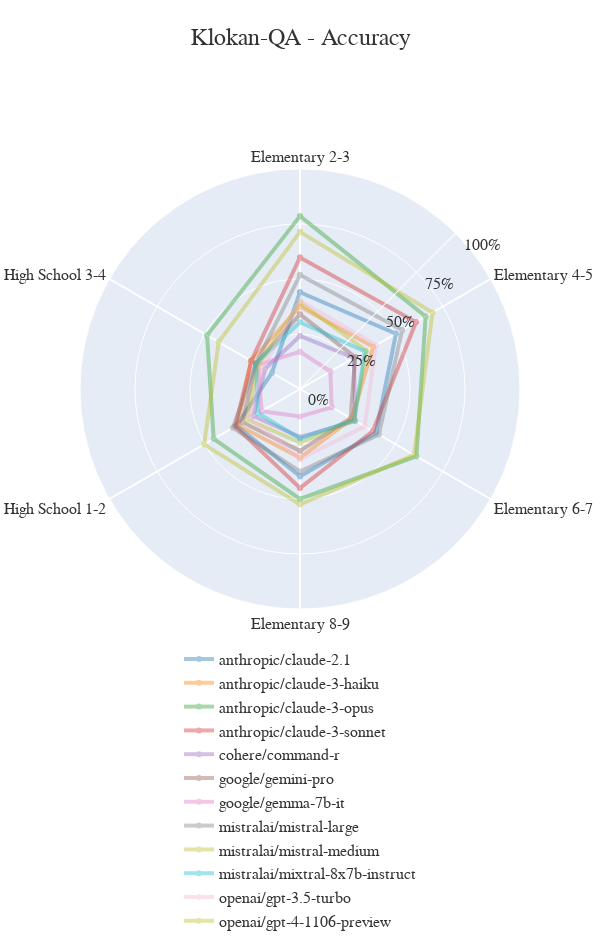

Notebook source saved alongside this figure:
### Code cell
import pandas as pd
import plotly.graph_objects as go
import pandas as pd

import matplotlib.pyplot as plt

# Combine all category accuracies into a single DataFrame


categories = df.columns.tolist()
categories = [*categories, categories[0]]  # Ensure the graph is circular by appending the start to the end
colors = [
    '#1f77b4',  # muted blue
    '#ff7f0e',  # safety orange
    '#2ca02c',  # cooked asparagus green
    '#d62728',  # brick red
    '#9467bd',  # muted purple
    '#8c564b',  # chestnut brown
    '#e377c2',  # raspberry yogurt pink
    '#7f7f7f',  # middle gray
    '#bcbd22',  # curry yellow-green
    '#17becf',   # blue-teal
    '#f7b6d2',  # pastel pink
    '#bcbd22',  # faded green
    '#dbdb8d',  # light olive
    '#17becf',  # soft blue
    '#9edae5',  # light blue
    '#c5b0d5',  # soft purple
    '#c49c94',  # dusty rose
    '#f7b6d2',  # pastel pink
    '#bcbd22',  # faded green
    '#dbdb8d',  # light olive
    '#17becf',  # soft blue
    '#9edae5',  # light blue
    '#c5b0d5',  # soft purple
    '#c49c94',  # dusty rose
]

# Setting for 1000x1000
fig_1000 = go.Figure()

for i, (idx, row) in enumerate(df.iterrows()):
    row = row.tolist() + [row[0]]  # Ensure the graph is circular by appending the start to the end
    color = colors[i]
    fig_1000.add_trace(go.Scatterpolar(
        r=row,
        theta=categories,
        opacity=0.4,
        name=idx,
        line=dict(color=color, width=4),  # Adjust line width for better visibility
    ))

fig_1000.update_layout(
    width=600,
    height=950,
    polar=dict(
        angularaxis=dict(
            gridwidth=2,  # Increase line width for better visibility
            rotation=90,
        direction='clockwise',

        ),
        radialaxis=dict(

            visible=True,
            range=[0, 100],
            angle=45,
            tickangle=45,
            tickvals=[0, 25, 50, 75, 100],
            ticktext=["0%", "25%", "50%", "75%", "100%"],
        ),
    ),
    title_text='Klokan-QA - Accuracy',
    title_x=0.5,
    title_y=0.97,
    title_xanchor='center',
    title_yanchor='top',
    title_font_size=24,
    title_font_color='#333333',
    font=dict(
        family='Arial',
        size=16,
        color='#333333'
    ),
    legend=dict(
        orientation="h",
        yanchor="bottom",
        y=-0.45,
        xanchor="center",
        x=0.5
    )
)

### Figure 1 — Plotly figure (JSON) as saved in the notebook; plotly's stock layout.template omitted (floating-point values rounded to 4 significant figures)
{"data": [{"line": {"color": "#1f77b4", "width": 4}, "name": "anthropic/claude-2.1", "opacity": 0.4, "r": [43.97, 50.36, 39.88, 39.75, 33.33, 14.77, 43.97], "theta": ["Elementary 2-3", "Elementary 4-5", "Elementary 6-7", "Elementary 8-9", "High School 1-2", "High School 3-4", "Elementary 2-3"], "type": "scatterpolar"}, {"line": {"color": "#ff7f0e", "width": 4}, "name": "anthropic/claude-3-haiku", "opacity": 0.4, "r": [37.5, 38.41, 27.16, 31.25, 32.7, 25.61, 37.5], "theta": ["Elementary 2-3", "Elementary 4-5", "Elementary 6-7", "Elementary 8-9", "High School 1-2", "High School 3-4", "Elementary 2-3"], "type": "scatterpolar"}, {"line": {"color": "#2ca02c", "width": 4}, "name": "anthropic/claude-3-opus", "opacity": 0.4, "r": [78.57, 65.94, 61.11, 50, 45.28, 48.78, 78.57], "theta": ["Elementary 2-3", "Elementary 4-5", "Elementary 6-7", "Elementary 8-9", "High School 1-2", "High School 3-4", "Elementary 2-3"], "type": "scatterpolar"}, {"line": {"color": "#d62728", "width": 4}, "name": "anthropic/claude-3-sonnet", "opacity": 0.4, "r": [59.82, 60.87, 38.27, 45, 33.96, 25.61, 59.82], "theta": ["Elementary 2-3", "Elementary 4-5", "Elementary 6-7", "Elementary 8-9", "High School 1-2", "High School 3-4", "Elementary 2-3"], "type": "scatterpolar"}, {"line": {"color": "#9467bd", "width": 4}, "name": "cohere/command-r", "opacity": 0.4, "r": [24.11, 28.26, 29.01, 21.88, 24.53, 18.29, 24.11], "theta": ["Elementary 2-3", "Elementary 4-5", "Elementary 6-7", "Elementary 8-9", "High School 1-2", "High School 3-4", "Elementary 2-3"], "type": "scatterpolar"}, {"line": {"color": "#8c564b", "width": 4}, "name": "google/gemini-pro", "opacity": 0.4, "r": [33.93, 28.99, 26.54, 28.12, 30.19, 23.17, 33.93], "theta": ["Elementary 2-3", "Elementary 4-5", "Elementary 6-7", "Elementary 8-9", "High School 1-2", "High School 3-4", "Elementary 2-3"], "type": "scatterpolar"}, {"line": {"color": "#e377c2", "width": 4}, "name": "google/gemma-7b-it", "opacity": 0.4, "r": [16.96, 15.94, 16.67, 12.5, 20.13, 21.95, 16.96], "theta": ["Elementary 2-3", "Elementary 4-5", "Elementary 6-7", "Elementary 8-9", "High School 1-2", "High School 3-4", "Elementary 2-3"], "type": "scatterpolar"}, {"line": {"color": "#7f7f7f", "width": 4}, "name": "mistralai/mistral-large", "opacity": 0.4, "r": [51.79, 53.62, 41.36, 37.5, 35.22, 23.17, 51.79], "theta": ["Elementary 2-3", "Elementary 4-5", "Elementary 6-7", "Elementary 8-9", "High School 1-2", "High School 3-4", "Elementary 2-3"], "type": "scatterpolar"}, {"line": {"color": "#bcbd22", "width": 4}, "name": "mistralai/mistral-medium", "opacity": 0.4, "r": [39.29, 34.78, 28.4, 24.38, 27.67, 21.95, 39.29], "theta": ["Elementary 2-3", "Elementary 4-5", "Elementary 6-7", "Elementary 8-9", "High School 1-2", "High School 3-4", "Elementary 2-3"], "type": "scatterpolar"}, {"line": {"color": "#17becf", "width": 4}, "name": "mistralai/mixtral-8x7b-instruct", "opacity": 0.4, "r": [30.36, 34.06, 28.4, 22.5, 22.01, 23.17, 30.36], "theta": ["Elementary 2-3", "Elementary 4-5", "Elementary 6-7", "Elementary 8-9", "High School 1-2", "High School 3-4", "Elementary 2-3"], "type": "scatterpolar"}, {"line": {"color": "#f7b6d2", "width": 4}, "name": "openai/gpt-3.5-turbo", "opacity": 0.4, "r": [40.18, 39.86, 33.95, 31.87, 26.42, 19.51, 40.18], "theta": ["Elementary 2-3", "Elementary 4-5", "Elementary 6-7", "Elementary 8-9", "High School 1-2", "High School 3-4", "Elementary 2-3"], "type": "scatterpolar"}, {"line": {"color": "#bcbd22", "width": 4}, "name": "openai/gpt-4-1106-preview", "opacity": 0.4, "r": [71.43, 69.57, 59.88, 52.5, 50.31, 42.68, 71.43], "theta": ["Elementary 2-3", "Elementary 4-5", "Elementary 6-7", "Elementary 8-9", "High School 1-2", "High School 3-4", "Elementary 2-3"], "type": "scatterpolar"}], "layout": {"font": {"color": "#333333", "family": "Arial", "size": 16}, "height": 950, "legend": {"orientation": "h", "x": 0.5, "xanchor": "center", "y": -0.45, "yanchor": "bottom"}, "polar": {"angularaxis": {"direction": "clockwise", "gridwidth": 2, "rotation": 90}, "radialaxis": {"angle": 45, "range": [0, 100], "tickangle": 45, "ticktext": ["0%", "25%", "50%", "75%", "100%"], "tickvals": [0, 25, 50, 75, 100], "visible": true}}, "title": {"font": {"color": "#333333", "size": 24}, "text": "Klokan-QA - Accuracy", "x": 0.5, "xanchor": "center", "y": 0.97, "yanchor": "top"}, "width": 600}}
